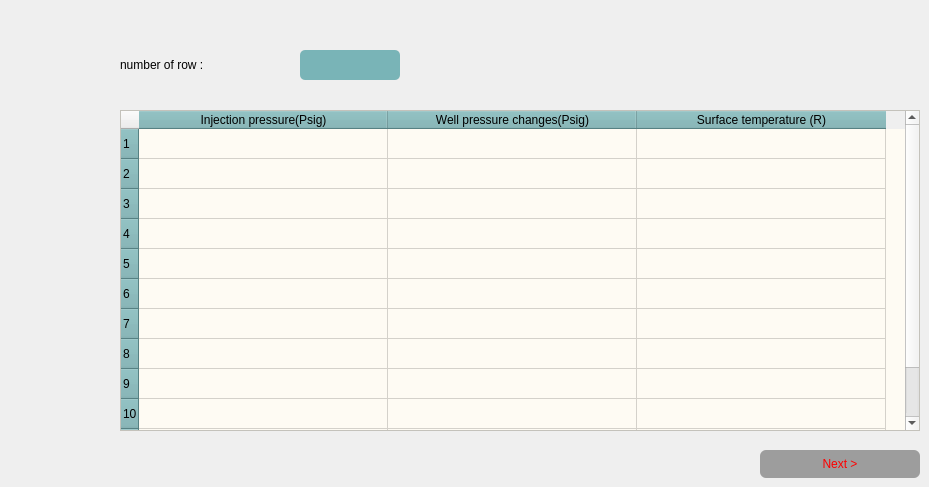
      <widget class="QWidget" name="tab_2">
       <attribute name="title">
        <string>GLS Properties page 2</string>
       </attribute>
       <widget class="QTableWidget" name="gls_properties_table">
        <property name="geometry">
         <rect>
          <x>120</x>
          <y>110</y>
          <width>800</width>
          <height>321</height>
         </rect>
        </property>
        <property name="styleSheet">
         <string notr="true">QTableWidget {

	background-color:rgb(254, 251, 243);
    alternate-background-color: rgb(157, 157, 157);
    border-color: rgb(157, 157, 157);
    font-size: 14px;
}

QTableWidget::item:selected {
   background-color: rgb(121, 180, 183);

}


QTableWidget::item:hover {
    background-color: rgb(254, 251, 243);

}


QHeaderView::section {
   background-color: rgb(121, 180, 183);

    
}
</string>
        </property>
        <property name="rowCount">
         <number>12</number>
        </property>
        <attribute name="horizontalHeaderDefaultSectionSize">
         <number>249</number>
        </attribute>
        <row/>
        <row/>
        <row/>
        <row/>
        <row/>
        <row/>
        <row/>
        <row/>
        <row/>
        <row/>
        <row/>
        <row/>
        <column>
         <property name="text">
          <string>Injection pressure(Psig)</string>
         </property>
        </column>
        <column>
         <property name="text">
          <string>Well pressure changes(Psig)</string>
         </property>
        </column>
        <column>
         <property name="text">
          <string>Surface temperature (R)</string>
         </property>
        </column>
       </widget>
       <widget class="QPushButton" name="gls_properties2_next">
        <property name="geometry">
         <rect>
          <x>760</x>
          <y>450</y>
          <width>160</width>
          <height>28</height>
         </rect>
        </property>
        <property name="styleSheet">
         <string notr="true">QPushButton {
	background-color: rgb(157, 157, 157);
	color: #FF0000;
	border-radius:6px;
    border-style: solid;

}
</string>
        </property>
        <property name="text">
         <string>Next &gt;</string>
        </property>
       </widget>
       <widget class="QLabel" name="label_39">
        <property name="geometry">
         <rect>
          <x>120</x>
          <y>50</y>
          <width>141</width>
          <height>30</height>
         </rect>
        </property>
        <property name="text">
         <string>number of row :</string>
        </property>
       </widget>
       <widget class="QLineEdit" name="gls_properties_input">
        <property name="geometry">
         <rect>
          <x>300</x>
          <y>50</y>
          <width>100</width>
          <height>30</height>
         </rect>
        </property>
        <property name="styleSheet">
         <string notr="true">font: 75 8pt &quot;Calibri (Body)&quot;;
background-color: rgb(121, 180, 183);
color: rgb(34, 40, 49);
border-radius:5px;



</string>
        </property>
       </widget>
      </widget>
